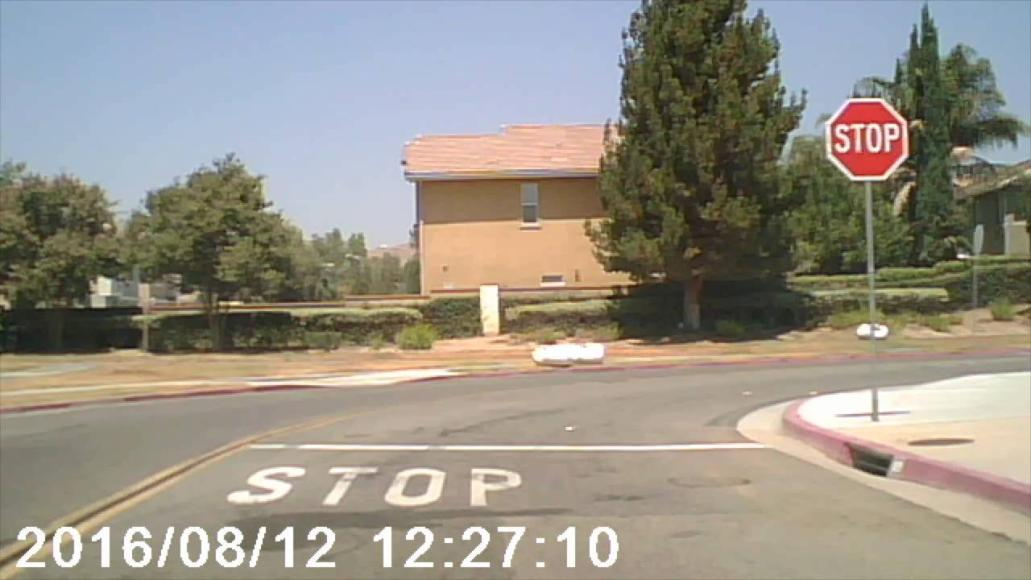
#> input picture data/stop_sign.jpg, 1031 x 580 px
$ python stopSignFilter.py
#> lines starting #> are read from the running program, lines starting #| are printed output that depends on the picture; after the words box and inside, x2 and y2 are one past the last pixel; in counts of white or black regions, pixels touching at a corner belong together
""""Color-Based Stop Sign Detection"""

#Load the image “stop_sign.jpg”. Use the color filtering method to detect the stop sign.

import cv2
import numpy as np


#Reading and Preprocessing the Image
image = cv2.imread("data/stop_sign.jpg")
#> image is the input picture: shape (580, 1031, 3); mean B, G, R 134.6, 145.8, 151.5

image_hsv = cv2.cvtColor(image, cv2.COLOR_BGR2HSV)
#> image_hsv: shape (580, 1031, 3); mean H, S, V 43.2, 61.2, 161.2

#Defining Color Boundaries
lower_red_boundary1 = np.array([0,160,100])
upper_red_boundary1 = np.array([15,255,255])
lower_red_boundary2 = np.array([165,160,100])
upper_red_boundary2 = np.array([179,255,255])

#Creating the Mask
red_mask = cv2.inRange(image_hsv, lower_red_boundary1, upper_red_boundary1)
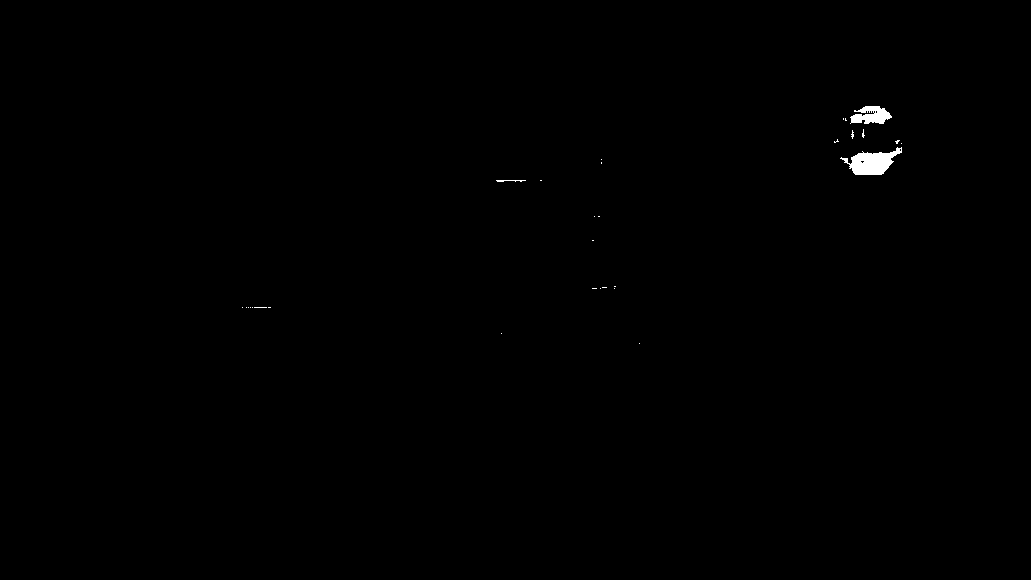
#> red_mask: shape (580, 1031); 0.26% white; 30 white regions (27 under 20 px), largest, box (x1, y1, x2, y2) and area: (840, 147, 902, 175) 907, (850, 106, 892, 124) 502, (496, 180, 526, 182) 40
red_mask2 = cv2.inRange(image_hsv, lower_red_boundary2, upper_red_boundary2)
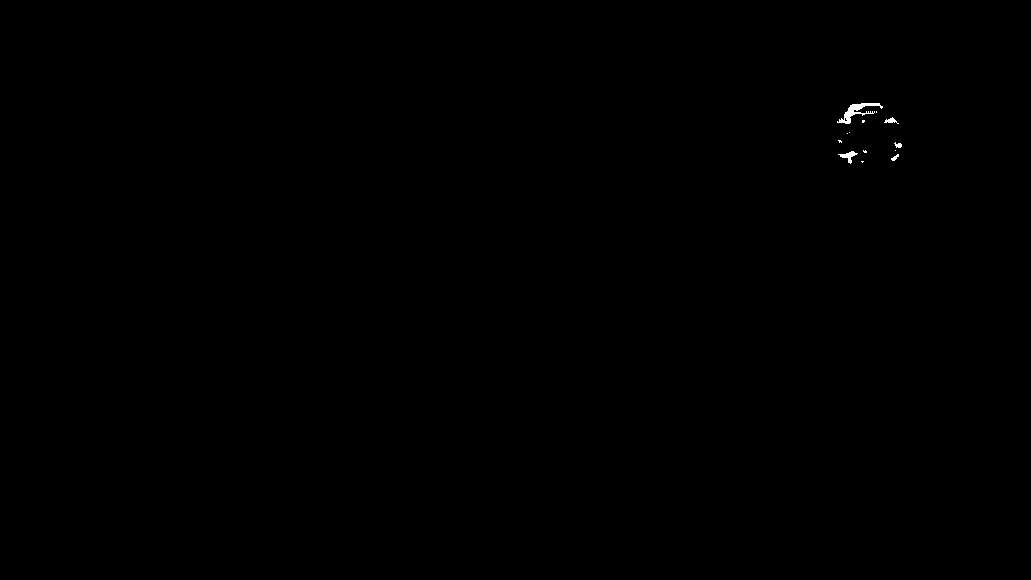
#> red_mask2: shape (580, 1031); 0.09% white; 13 white regions (8 under 20 px), largest, box (x1, y1, x2, y2) and area: (837, 103, 883, 124) 305, (838, 151, 858, 164) 96, (884, 117, 899, 124) 48, (894, 142, 902, 148) 30, (891, 154, 899, 161) 28
maska = cv2.bitwise_or(red_mask, red_mask2)
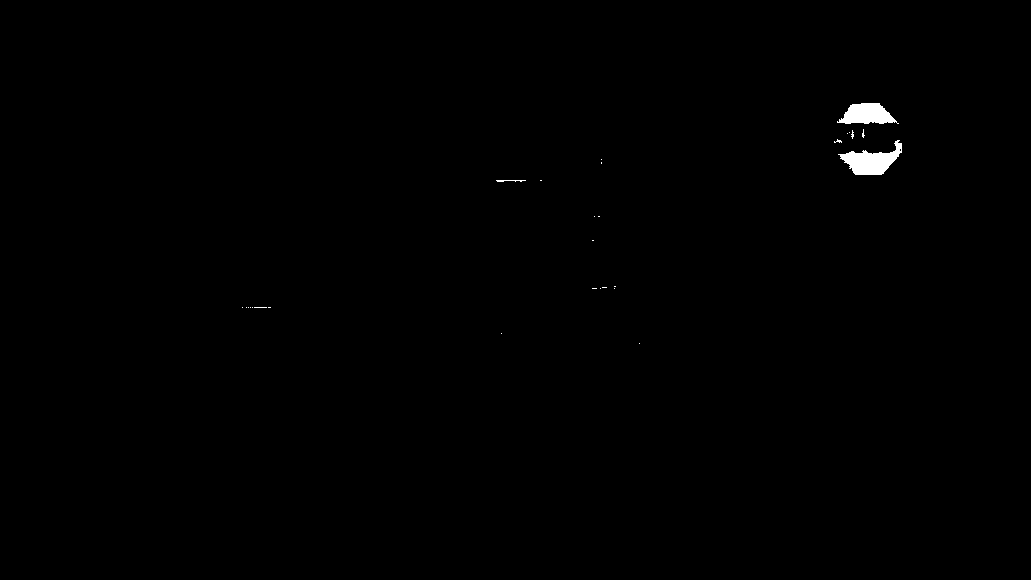
#> maska: shape (580, 1031); 0.35% white; 28 white regions (25 under 20 px), largest, box (x1, y1, x2, y2) and area: (838, 140, 902, 175) 1087, (837, 103, 899, 124) 871, (496, 180, 526, 182) 40

#Applying Morphological Operations
kernel = np.ones((3,3), np.uint8)
maska = cv2.morphologyEx(maska, cv2.MORPH_OPEN, kernel)
#> maska: shape (580, 1031); 0.32% white; 2 white regions, box (x1, y1, x2, y2) and area: (840, 141, 902, 175) 1066, (839, 103, 895, 124) 857

#Filtering the Image
red_mask_filtered = cv2.bitwise_and(image, image, mask=maska)

#Drawing the Bounding Rectangle
rec = cv2.boundingRect(maska)
#> rec = (839, 103, 63, 72)
cv2.rectangle(image, rec, color = [0,255,0], thickness=2)
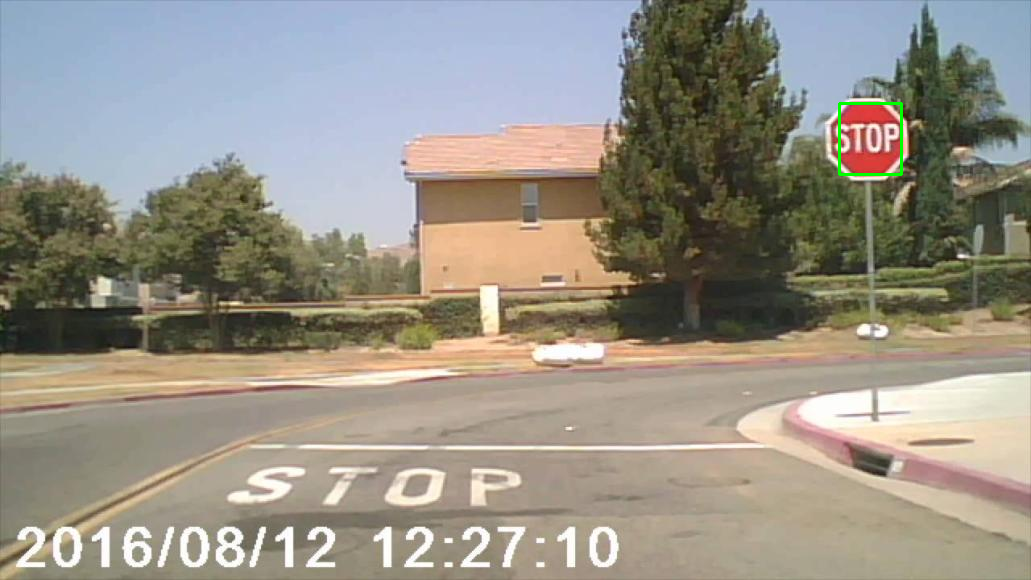
#> image: shape (580, 1031, 3); 0.13% of pixels changed, all inside (x1, y1, x2, y2) = (838, 102, 903, 176)

#Displaying Results
cv2.imshow("Original image", image)
cv2.imshow("Mask filltered", red_mask_filtered)
cv2.waitKey()
cv2.destroyAllWindows()
